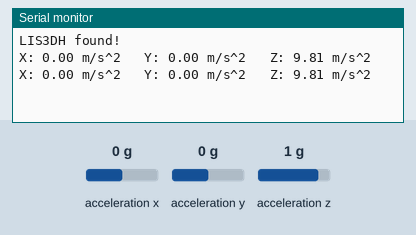
Simulated run of this sketch. Board: Arduino Uno, built with avr-gcc and run on an emulated ATmega328P. Shown: the last lines printed to the serial monitor. The inputs (shaded band) are chosen by the test bench; at power-on: acceleration x 0 g, acceleration y 0 g, acceleration z 1 g.

Above: at 1.8 s.
1.9 s: acceleration x set to -1.4 g
At 2.6 s:
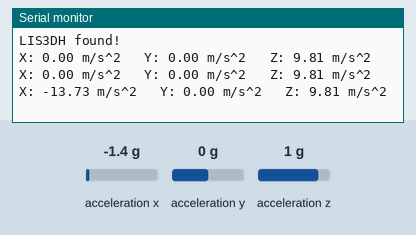
3.4 s: acceleration y set to -1.4 g
At 4.3 s:
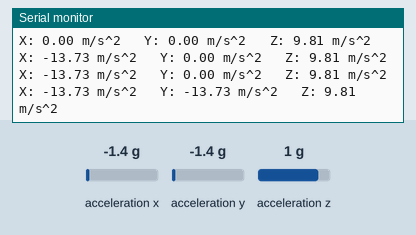
4.9 s: acceleration z set to -1.4 g
At 5.8 s:
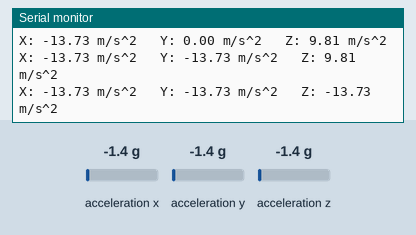

Measured:
- after the input at 1.9 s, the serial monitor: prints a new line after 0.11 s (image 1)
- after the input at 3.4 s, the serial monitor: prints a new line after 0.61 s (image 2)
- after the input at 4.9 s, the serial monitor: prints a new line after 0.11 s (image 3)

The sketch:

LIS3DH.ino
```cpp
#include <Wire.h>
#include <Adafruit_LIS3DH.h>
#include <Adafruit_Sensor.h>

Adafruit_LIS3DH lis = Adafruit_LIS3DH();

void setup() {
  Serial.begin(9600);

  // Start LIS3DH using I2C
  if (!lis.begin(0x19)) {
    Serial.println("Could not find LIS3DH!");
    while (1);
  }

  Serial.println("LIS3DH found!");

  // Set measurement range
  lis.setRange(LIS3DH_RANGE_2_G);

  // Set data rate
  lis.setDataRate(LIS3DH_DATARATE_100_HZ);
}

void loop() {
  sensors_event_t event;

  lis.getEvent(&event);

  Serial.print("X: ");
  Serial.print(event.acceleration.x);
  Serial.print(" m/s^2");

  Serial.print("   Y: ");
  Serial.print(event.acceleration.y);
  Serial.print(" m/s^2");

  Serial.print("   Z: ");
  Serial.print(event.acceleration.z);
  Serial.println(" m/s^2");

  delay(1000);
}
```
